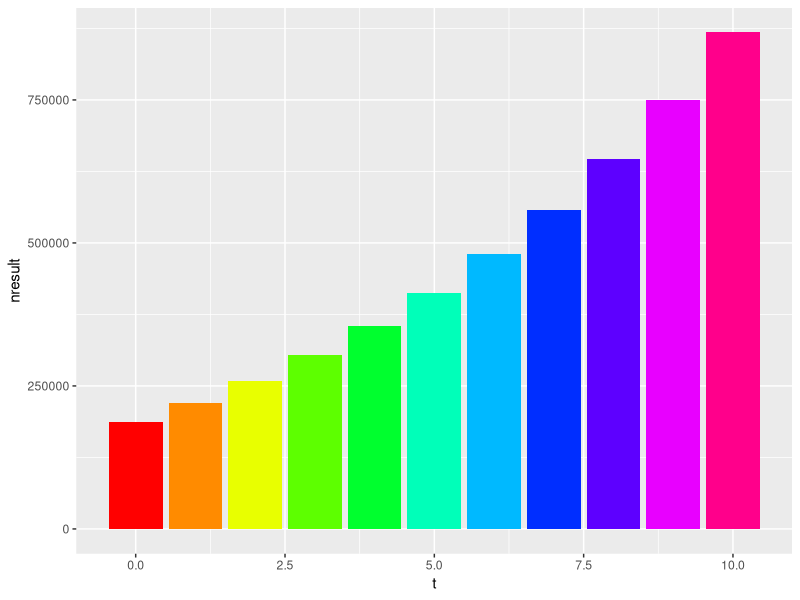
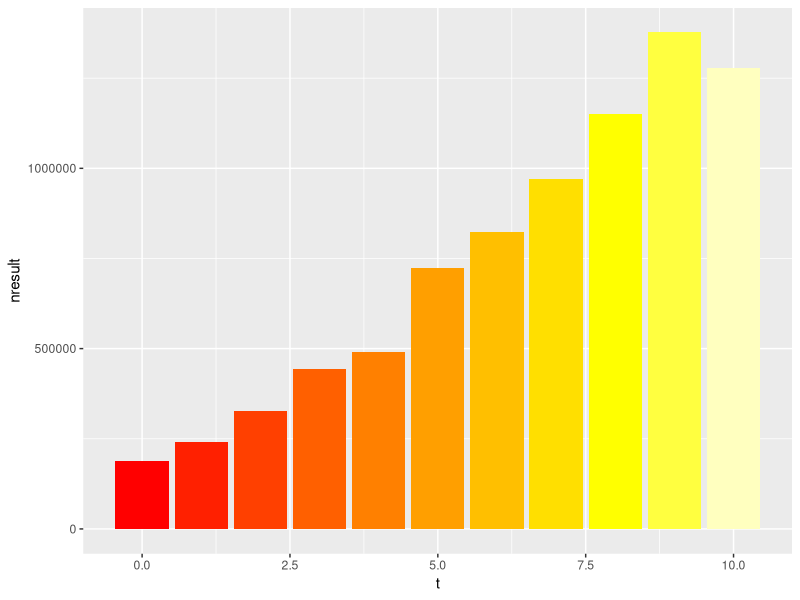
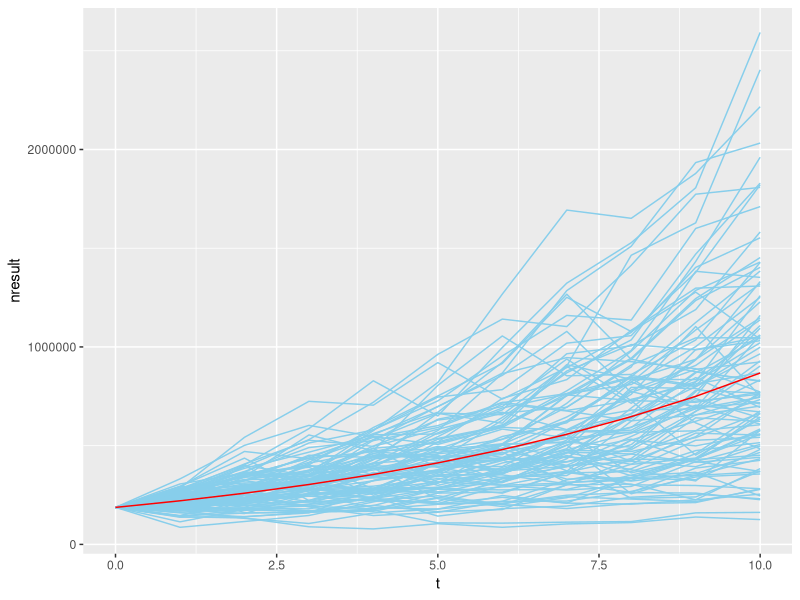
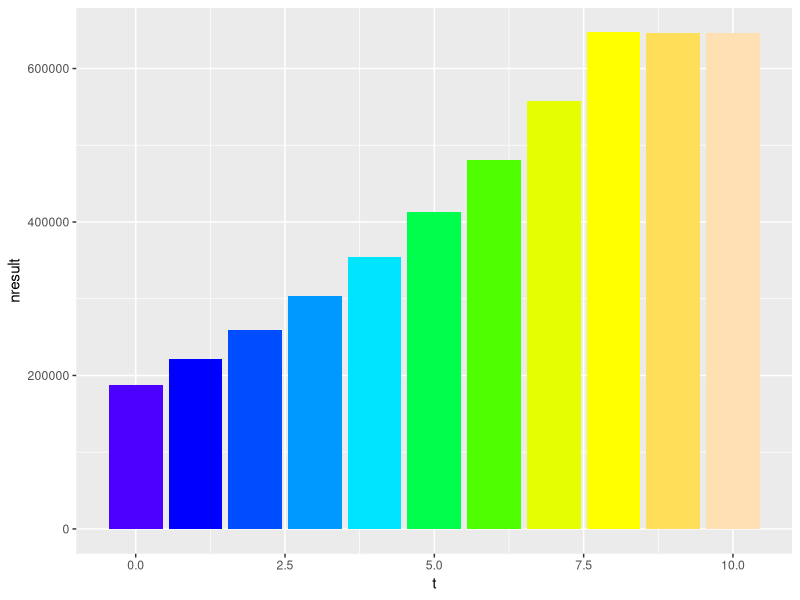

R code for these plots, in order:
## ---- chunk 1
# Turn off scientific notation
options(scipen=999)

# Define starting values
t <- 0
sales <- 1000000
varcosts <- sales * 0.7
fixcosts <- 50000
gresult <- sales - varcosts - fixcosts
taxes <- gresult * 0.25
nresult <- gresult - taxes

finres <- data.frame(t, sales, varcosts, fixcosts, gresult, taxes, nresult)
finres
## ---- chunk 2
# Define a function for calculating growing end values
growthcalc <- function(startvalue, rate) {
  
  endvalue <- startvalue * (1 + rate)
  return(endvalue)
  
}

# Calculate a growing independent series and combine them in data frame
growth <- 0.15
inflation <- 0.012

for (s in c(1:10)) {
  
  t <- c(t, s)
  sales <- c(sales,
             growthcalc(sales[s],
                        growth)
             )
  fixcosts <- c(fixcosts,
                growthcalc(fixcosts[s],
                           inflation)
                )
  
}

finres <- data.frame(t, sales, fixcosts)

# Calculate dependent series
library(dplyr)
finres <- mutate(finres,
                 varcosts = sales * 0.7,
                 gresult = sales - varcosts - fixcosts,
                 taxes = gresult * 0.25,
                 nresult = gresult - taxes
                 )

# Plot series
library(ggplot2)
ggplot(finres, aes(x = t, y = nresult)) +
  geom_col(fill = rainbow(max(t)+1)) +
  theme(legend.position="none")
## ---- chunk 3
# Define starting values
t <- 0
sales <- 1000000
fixcosts <- 50000

# Calculate a growing independent series and combine them in data frame with uncertainty
stdevg <- 0.20
stdevi <- 0.005

for (s in c(1:10)) {
  
  t <- c(t, s)
  sales <- c(sales,
             growthcalc(sales[s],
                        rnorm(1, mean = growth, sd = stdevg)
                        )
             )
  fixcosts <- c(fixcosts,
                growthcalc(fixcosts[s],
                           rnorm(1, mean = inflation, sd = stdevi)
                           )
                )
  
}

finres.uncertain <- data.frame(t, sales, fixcosts)

# Calculate dependent series
finres.uncertain <- mutate(finres.uncertain,
                 varcosts = sales * 0.7,
                 gresult = sales - varcosts - fixcosts,
                 taxes = gresult * 0.25,
                 nresult = gresult - taxes
                 )

# Plot series
ggplot(finres.uncertain, aes(x = t, y = nresult)) +
  geom_col(fill = heat.colors(max(t)+1)) +
  theme(legend.position="none")
## ---- chunk 4
# Define starting values
finres.uncertain <- data.frame(NULL, NULL, NULL)


# Calculate a growing independent series and combine them in data frame with uncertainty
stdevg <- 0.20
stdevi <- 0.005
n <- 20

for (r in c(1:100)) {
  finres.uncertain
  t <- 0
  sales <- 1000000
  fixcosts <- 50000
  for (s in c(1:10)) {
  t <- c(t, s)
  sales <- c(sales,
             growthcalc(sales[s],
                        rnorm(1, mean = growth, sd = stdevg)
                        )
             )
  fixcosts <- c(fixcosts,
                growthcalc(fixcosts[s],
                           rnorm(1, mean = inflation, sd = stdevi)
                           )
                )
  
}

finres.uncertain <- rbind(finres.uncertain, data.frame(t, sales, fixcosts, simulation = rep(r, 11)))
t <- 0 
}

# Calculate dependent series
finres.uncertain <- mutate(finres.uncertain,
                 varcosts = sales * 0.7,
                 gresult = sales - varcosts - fixcosts,
                 taxes = gresult * 0.25,
                 nresult = gresult - taxes
                 )

# Plot series
ggplot() +
  geom_line(data = finres.uncertain, aes(x = t, y = nresult, group = simulation), color = "skyblue") +
  geom_line(data = finres, aes(x = t, y = nresult), color = "red") +
  theme(legend.position="none")
## ---- chunk 5
# Function for calculating present values
presval <- function(futurevalue, discountrate, nperiods) {
  
  presentvalue <- futurevalue / (1 + discountrate)^nperiods
  
}

# Calculate present values of net results and add to data frame
discrate <- 0.05
finres.uncertain <- mutate(finres.uncertain,
                 nresult.pres = presval(nresult, discrate, t)
                 )

finres.uncertain

investment <- 4000000
netpresval <- -investment + sum(finres.uncertain$nresult.pres[-1])
## ---- chunk 6
# Define starting values
t <- 0
sales <- 1000000
fixcosts <- 50000
# Define a function for calculating growing end values

# Calculate a growing independent series and combine them in data frame
growth <- c(rep(0.15, 8), rep(0, 2))
inflation <- 0.012

for (s in c(1:10)) {
  
  t <- c(t, s)
  sales <- c(sales,
             growthcalc(sales[s],
                        growth[s])
             )
  fixcosts <- c(fixcosts,
                growthcalc(fixcosts[s],
                           inflation)
                )
  
}

finresa <- data.frame(t, sales, fixcosts)

# Calculate dependent series
library(dplyr)
finresa <- mutate(finresa,
                 varcosts = sales * 0.7,
                 gresult = sales - varcosts - fixcosts,
                 taxes = gresult * 0.25,
                 nresult = gresult - taxes
                 )

# Plot series
library(ggplot2)
ggplot(finresa, aes(x = t, y = nresult)) +
  geom_col(fill = topo.colors(max(t)+1)) +
  theme(legend.position="none")
